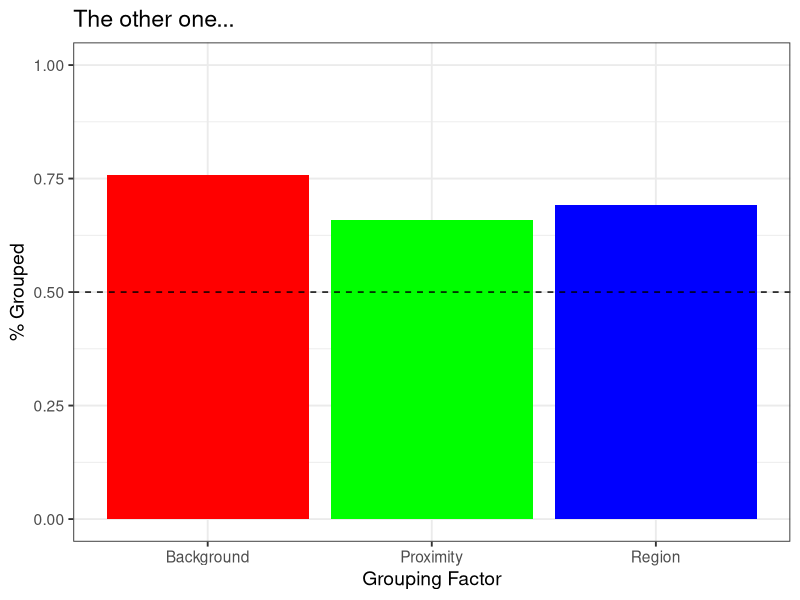
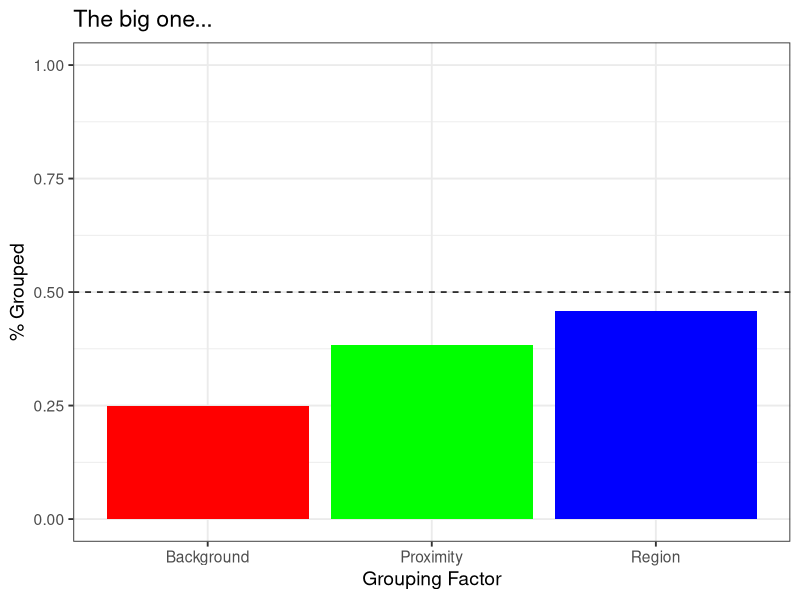
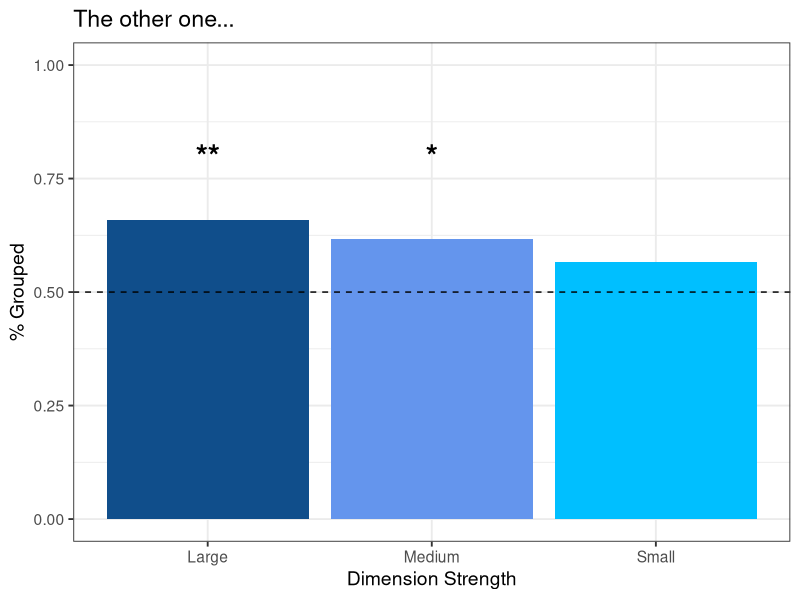

Write the R code that produced these figures, in order. (Note: this script raises an error after producing the figures.)
library(ggplot2)
library(plyr)

d1a = read.csv('Exp1a.csv')
d1b = read.csv('Exp1b.csv')
d1c = read.csv('Exp1c.csv')
d2 = read.csv('Exp2.csv')
d3 = read.csv('Exp3.csv')

d1a$Correct = 1
d1a$Correct[d1a$Grouped=="no" | d1a$Grouped=="FALSE"] = 0
d1b$Correct = 1
d1b$Correct[d1b$Grouped=="no" | d1b$Grouped=="FALSE"] = 0
d1c$Correct = 1
d1c$Correct[d1c$Grouped=="no" | d1c$Grouped=="FALSE"] = 0
d2$Correct = 1
d2$Correct[d2$Grouped=="no" | d2$Grouped=="FALSE"] = 0
d3$Correct = 1
d3$Correct[d3$Grouped=="no" | d3$Grouped=="FALSE"] = 0

d1a$GroupingFactor = mapvalues(d1a$GroupingFactor, from = c("Distance", "Stage Partition", "Background", "None"), to = c("Proximity", "Region", "Background","None"))

d1b$GroupingFactor = mapvalues(d1b$GroupingFactor, from = c("Distance", "Stage Partition", "Background", "None"), to = c("Proximity", "Region", "Background","None"))

d1c$GroupingFactor = mapvalues(d1c$GroupingFactor, from = c("Dist", "Line", "Ellipse", "None"), to = c("Proximity", "Region", "Background","None"))

d3$GroupingFactor = mapvalues(d3$GroupingFactor, from = c("Dist", "Line", "Ellipse", "None"), to = c("Proximity", "Region", "Background","None"))

g1a = ggplot(d1a[d1a$ItemNo>1 & d1a$ACC=='yes',], aes(GroupingFactor, Correct)) +
    stat_summary(fun.y = mean, geom = "bar", fill =c('Red','Green','Blue'))+
    stat_summary(fun.data = mean_cl_normal, geom = "pointrange") +
    ylim(0,1) +
    geom_hline(aes(yintercept=0.5), linetype=2) +
    labs(y='% Grouped', x='Grouping Factor', title="The other one...") +
    #annotate('text',x=1,y=0.9,label="***", fontface='bold',size=8) +
    #annotate('text',x=2,y=0.9,label="**", fontface='bold',size=8) +
    #annotate('text',x=3,y=0.9,label="***", fontface='bold',size=8) +
	theme_bw(base_size=14) +
	scale_colour_brewer(palette="Set1")
    
g1b = ggplot(d1b[d1b$ItemNo>1 & (d1b$ACC=='yes' | d1b$ACC=='TRUE'),], aes(GroupingFactor, Correct)) +
    stat_summary(fun.y = mean, geom = "bar", fill =c('Red','Green','Blue'))+
    stat_summary(fun.data = mean_cl_normal, geom = "pointrange") +
    ylim(0,1) +
    geom_hline(aes(yintercept=0.5), linetype=2) +
    labs(y='% Grouped', x='Grouping Factor', title="The big one...") +
    #annotate('text',x=1,y=0.9,label="***", fontface='bold',size=8) +
    #annotate('text',x=2,y=0.9,label="**", fontface='bold',size=8) +
    #annotate('text',x=3,y=0.9,label="***", fontface='bold',size=8) +
	theme_bw(base_size=14) +
	scale_colour_brewer(palette="Set1")
    
d1c$GroupingFactor = factor(d1c$GroupingFactor,levels(d1c$GroupingFactor)[c(2,1,3)])
    
g1c = ggplot(d1c[d1c$ItemNo>1 & (d1c$ACC=='yes' | d1c$ACC=='TRUE'),], aes(GroupingFactor, Correct)) +
    stat_summary(fun.y = mean, geom = "bar", fill =c('Red','Green','Blue'))+
    stat_summary(fun.data = mean_cl_normal, geom = "pointrange") +
    ylim(0,1) +
    geom_hline(aes(yintercept=0.5), linetype=2) +
    labs(y='% Grouped', x='Grouping Factor', title="The big square...") +
    #annotate('text',x=1,y=0.9,label="***", fontface='bold',size=8) +
    #annotate('text',x=2,y=0.9,label="**", fontface='bold',size=8) +
    #annotate('text',x=3,y=0.9,label="***", fontface='bold',size=8) +
	theme_bw(base_size=14) +
	scale_colour_brewer(palette="Set1")

g2 = ggplot(d2[d2$ItemNo>1 & (d2$ACC=='yes' | d2$ACC=='TRUE'),], aes(GroupingFactor, Correct)) +
    stat_summary(fun.y = mean, geom = "bar", fill =c('dodgerblue4','cornflowerblue','deepskyblue'))+
    stat_summary(fun.data = mean_cl_normal, geom = "pointrange") +
    ylim(0,1) +
    geom_hline(aes(yintercept=0.5), linetype=2) +
    labs(x="Dimension Strength", y='% Grouped', title="The other one...") +
    annotate('text',x=1,y=0.8,label="**", fontface='bold',size=8) +
    annotate('text',x=2,y=0.8,label="*", fontface='bold',size=8) +
	theme_bw(base_size=14) +
	scale_colour_brewer(palette="Set1")

d3$GroupingFactor = factor(d3$GroupingFactor,levels(d3$GroupingFactor)[c(2,1,3)])

g3 = ggplot(d3[d3$ItemNo>1 & (d3$ACC=='yes' | d3$ACC=='TRUE'),], aes(GroupingFactor, Correct)) +
    stat_summary(fun.y = mean, geom = "bar", fill =c('Red','Green','Blue'))+
    stat_summary(fun.data = mean_cl_normal, geom = "pointrange") +
    ylim(0,1) +
    geom_hline(aes(yintercept=0.5), linetype=2) +
    labs(y='% Grouped', x='Grouping Factor', title="The other one...") +
    #annotate('text',x=1,y=0.9,label="***", fontface='bold',size=8) +
    #annotate('text',x=2,y=0.9,label="**", fontface='bold',size=8) +
    #annotate('text',x=3,y=0.9,label="***", fontface='bold',size=8) +
	theme_bw(base_size=14) +
	scale_colour_brewer(palette="Set1")

library(lme4)
fit1a = glmer(Grouped~-1+GroupingFactor+(1|ID)+(1|ItemNo),d1a[d1a$ItemNo>1,],family=binomial)
fit1b = glmer(Grouped~-1+GroupingFactor+(1|ID)+(1|ItemNo),d1b[d1b$ItemNo>1,],family=binomial)
fit1c = glmer(Grouped~-1+GroupingFactor+(1|ID)+(1|ItemNo),d1c[d1c$ItemNo>1,],family=binomial)
fit2 = glmer(Grouped~-1+GroupingFactor+(1|ID)+(1|ItemNo),d2[d2$ItemNo>1,],family=binomial)
fit3 = glmer(Grouped~-1+GroupingFactor+(1|ID)+(1|ItemNo),d3[d3$ItemNo>1,],family=binomial)
